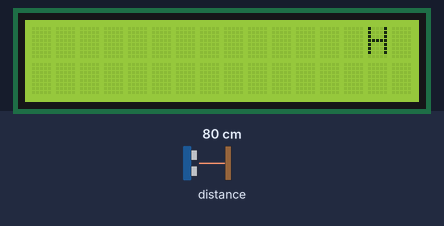
Bench run of a sketch on a simulated Arduino Uno, built with avr-gcc and run on an emulated ATmega328P. On the bench: 16×2 character LCD. The test bench sets the inputs (shaded band); at power-on: distance to the obstacle 80 cm. What the sketch prints to the serial monitor is not drawn.

Above: at 0.2 s.
At 2.2 s:
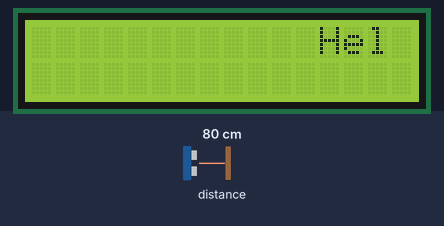
At 5.2 s:
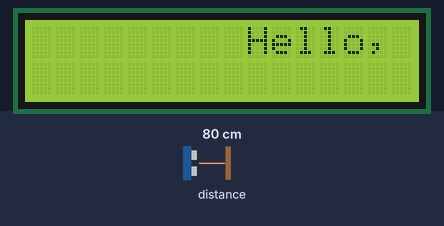
At 11.2 s:
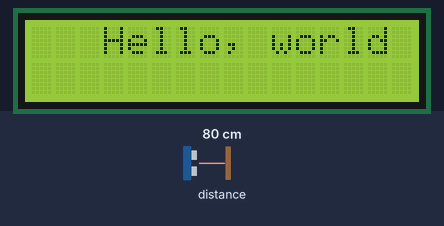
At 27.2 s:
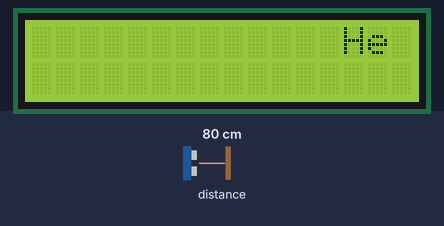
At 38.3 s:
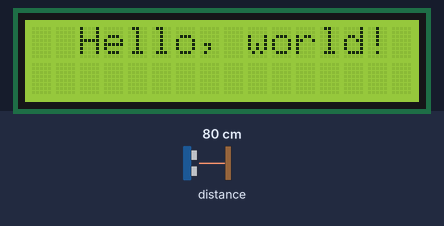

Measured:
- what the display in image 0 shows lasts 1.0 s, from 0.1 s to 1.1 s

The sketch:

mmmm.ino
```cpp
#include "Adafruit_VL53L1X.h"
#include <Wire.h>
#include <LiquidCrystal_I2C.h>
#define IRQ_PIN 2
#define XSHUT_PIN 3
Adafruit_VL53L1X vl53 = Adafruit_VL53L1X(XSHUT_PIN, IRQ_PIN);
LiquidCrystal_I2C lcd(0x27, 16,2);
void setup() {
  Serial.begin(115200);
  Wire.begin();
  lcd.begin();


  if(!vl53.begin(0x29, &Wire)) {
    Serial.println("Error");
  }
  if(!vl53.startRanging()) {
    Serial.println("Error");
  }
  vl53.setTimingBudget(50);

  lcd.backlight();
}
void loop() {
  char str[]="Hello, world!             ";
  int distance;
  if(vl53.dataReady()){
    distance = vl53.distance();
    if(distance==-1) {
      Serial.println("Error");
    }
    Serial.print(distance);
    Serial.println(" mm");
    vl53.clearInterrupt();
  }
  lcd.setCursor(15, 0); // set the cursor to column 15, line 0

  for (int pos = 0; pos < 26 ; pos++)
  {
    lcd.scrollDisplayLeft();
    lcd.print(str[pos]);
    delay(1000); //wait for 1 seconds
  }

  lcd.clear();
}
```
